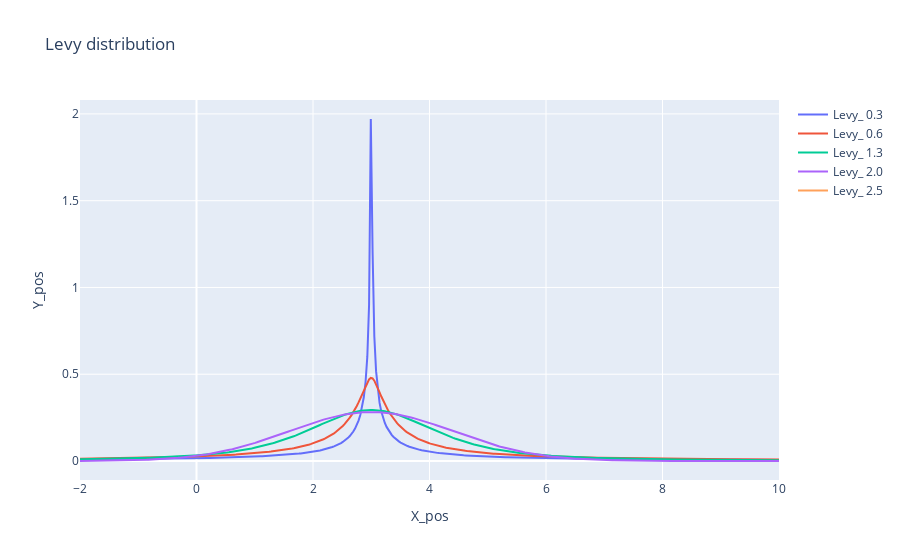

Notebook code cell kept with this figure:
### Markdown cell above
# Activity 2: Lévy distribution - N different curves

- Plot at least the 4 different curves shown in the figure using plotly.
- Each one of the curves corresponds to a different alpha value.
- Consider the following parameters: m = 3.0, beta = 0.

### Code cell
#parameters generation 
alpha_values = [0.3, 0.6, 1.3, 2.0, 2.5,]
beta = 0
m = 3.0
Scale = 1  #standard deviation

#generate X values
x = np.linspace(-2, 10, 400)

#create the plot
fig = go.Figure()

#loop over each alpha value and generate the corresponding curve
for alpha in alpha_values:
    
    y = stats.levy_stable.pdf(x, alpha, beta, loc=m, scale= Scale)
    
    # Add the curve to the plot
    fig.add_trace(go.Scatter(x=x, y=y, mode='lines', name=f'Levy_ {alpha}'))

# Customize the plot
fig.update_layout(
    title="Levy distribution",
    xaxis_title="X_pos",
    yaxis_title="Y_pos",
    showlegend=True
)

# Show the plot
fig.show()

### Figure 1 — Plotly figure (JSON) as saved in the notebook; plotly's stock layout.template omitted (floating-point values rounded to 4 significant figures; data arrays with more than 128 entries replaced by an {"elided": "..."} marker saying what was removed)
{"data": [{"mode": "lines", "name": "Levy_ 0.3", "type": "scatter", "x": {"elided": "400 float values"}, "y": {"elided": "400 float values"}}, {"mode": "lines", "name": "Levy_ 0.6", "type": "scatter", "x": {"elided": "400 float values"}, "y": {"elided": "400 float values"}}, {"mode": "lines", "name": "Levy_ 1.3", "type": "scatter", "x": {"elided": "400 float values"}, "y": {"elided": "400 float values"}}, {"mode": "lines", "name": "Levy_ 2.0", "type": "scatter", "x": {"elided": "400 float values"}, "y": {"elided": "400 float values"}}, {"mode": "lines", "name": "Levy_ 2.5", "type": "scatter", "x": {"elided": "400 float values"}, "y": {"elided": "400 null values"}}], "layout": {"showlegend": true, "title": {"text": "Levy distribution"}, "xaxis": {"title": {"text": "X_pos"}}, "yaxis": {"title": {"text": "Y_pos"}}}}
